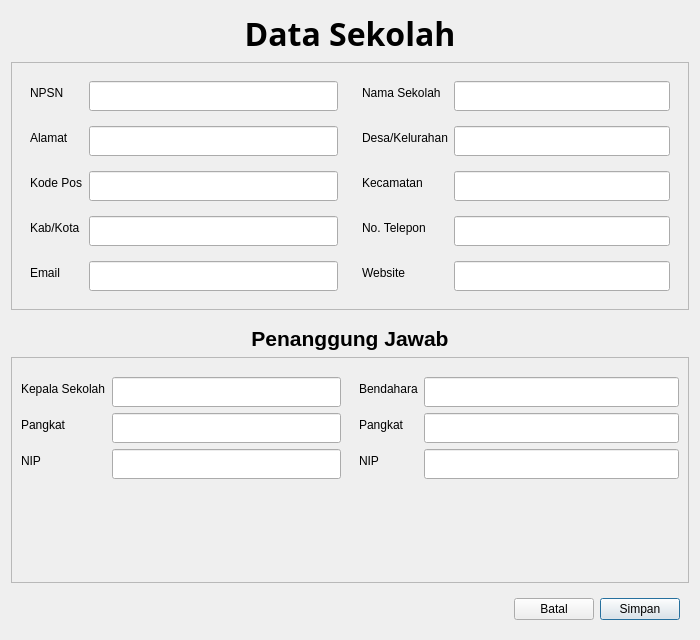
<?xml version="1.0" encoding="UTF-8"?>
<ui version="4.0">
 <class>DialogSekolah</class>
 <widget class="QDialog" name="DialogSekolah">
  <property name="geometry">
   <rect>
    <x>0</x>
    <y>0</y>
    <width>700</width>
    <height>640</height>
   </rect>
  </property>
  <property name="minimumSize">
   <size>
    <width>650</width>
    <height>600</height>
   </size>
  </property>
  <property name="maximumSize">
   <size>
    <width>700</width>
    <height>640</height>
   </size>
  </property>
  <property name="windowTitle">
   <string>Data Sekolah</string>
  </property>
  <layout class="QVBoxLayout" name="verticalLayout">
   <item>
    <widget class="QLabel" name="label">
     <property name="font">
      <font>
       <family>Arial Black</family>
       <pointsize>24</pointsize>
       <bold>true</bold>
      </font>
     </property>
     <property name="text">
      <string>Data Sekolah</string>
     </property>
     <property name="alignment">
      <set>Qt::AlignmentFlag::AlignCenter</set>
     </property>
    </widget>
   </item>
   <item>
    <widget class="QFrame" name="frame">
     <property name="sizePolicy">
      <sizepolicy hsizetype="Preferred" vsizetype="Preferred">
       <horstretch>0</horstretch>
       <verstretch>1</verstretch>
      </sizepolicy>
     </property>
     <property name="frameShape">
      <enum>QFrame::Shape::StyledPanel</enum>
     </property>
     <property name="frameShadow">
      <enum>QFrame::Shadow::Raised</enum>
     </property>
     <layout class="QHBoxLayout" name="horizontalLayout">
      <item>
       <widget class="QFrame" name="frame_3">
        <property name="frameShape">
         <enum>QFrame::Shape::NoFrame</enum>
        </property>
        <property name="frameShadow">
         <enum>QFrame::Shadow::Raised</enum>
        </property>
        <layout class="QFormLayout" name="formLayout_2">
         <property name="fieldGrowthPolicy">
          <enum>QFormLayout::FieldGrowthPolicy::AllNonFixedFieldsGrow</enum>
         </property>
         <property name="rowWrapPolicy">
          <enum>QFormLayout::RowWrapPolicy::WrapLongRows</enum>
         </property>
         <property name="verticalSpacing">
          <number>15</number>
         </property>
         <item row="0" column="0">
          <widget class="QLabel" name="label_3">
           <property name="text">
            <string>NPSN</string>
           </property>
          </widget>
         </item>
         <item row="0" column="1">
          <widget class="QLineEdit" name="_npsn">
           <property name="minimumSize">
            <size>
             <width>0</width>
             <height>30</height>
            </size>
           </property>
          </widget>
         </item>
         <item row="1" column="0">
          <widget class="QLabel" name="label_5">
           <property name="text">
            <string>Alamat</string>
           </property>
          </widget>
         </item>
         <item row="1" column="1">
          <widget class="QLineEdit" name="_alamat">
           <property name="minimumSize">
            <size>
             <width>0</width>
             <height>30</height>
            </size>
           </property>
          </widget>
         </item>
         <item row="2" column="0">
          <widget class="QLabel" name="label_6">
           <property name="text">
            <string>Kode Pos</string>
           </property>
          </widget>
         </item>
         <item row="2" column="1">
          <widget class="QLineEdit" name="_kode_pos">
           <property name="minimumSize">
            <size>
             <width>0</width>
             <height>30</height>
            </size>
           </property>
          </widget>
         </item>
         <item row="3" column="0">
          <widget class="QLabel" name="label_10">
           <property name="text">
            <string>Kab/Kota</string>
           </property>
          </widget>
         </item>
         <item row="3" column="1">
          <widget class="QLineEdit" name="_kabupaten">
           <property name="minimumSize">
            <size>
             <width>0</width>
             <height>30</height>
            </size>
           </property>
          </widget>
         </item>
         <item row="4" column="0">
          <widget class="QLabel" name="label_11">
           <property name="text">
            <string>Email</string>
           </property>
          </widget>
         </item>
         <item row="4" column="1">
          <widget class="QLineEdit" name="_email">
           <property name="minimumSize">
            <size>
             <width>0</width>
             <height>30</height>
            </size>
           </property>
          </widget>
         </item>
        </layout>
       </widget>
      </item>
      <item>
       <widget class="QFrame" name="frame_8">
        <property name="frameShape">
         <enum>QFrame::Shape::NoFrame</enum>
        </property>
        <property name="frameShadow">
         <enum>QFrame::Shadow::Raised</enum>
        </property>
        <layout class="QFormLayout" name="formLayout_5">
         <property name="fieldGrowthPolicy">
          <enum>QFormLayout::FieldGrowthPolicy::AllNonFixedFieldsGrow</enum>
         </property>
         <property name="rowWrapPolicy">
          <enum>QFormLayout::RowWrapPolicy::WrapLongRows</enum>
         </property>
         <property name="verticalSpacing">
          <number>15</number>
         </property>
         <item row="0" column="0">
          <widget class="QLabel" name="label_4">
           <property name="text">
            <string>Nama Sekolah</string>
           </property>
          </widget>
         </item>
         <item row="0" column="1">
          <widget class="QLineEdit" name="_nama_sekolah">
           <property name="minimumSize">
            <size>
             <width>0</width>
             <height>30</height>
            </size>
           </property>
          </widget>
         </item>
         <item row="1" column="0">
          <widget class="QLabel" name="label_7">
           <property name="text">
            <string>Desa/Kelurahan</string>
           </property>
          </widget>
         </item>
         <item row="1" column="1">
          <widget class="QLineEdit" name="_desa">
           <property name="minimumSize">
            <size>
             <width>0</width>
             <height>30</height>
            </size>
           </property>
          </widget>
         </item>
         <item row="2" column="0">
          <widget class="QLabel" name="label_8">
           <property name="text">
            <string>Kecamatan</string>
           </property>
          </widget>
         </item>
         <item row="2" column="1">
          <widget class="QLineEdit" name="_kecamatan">
           <property name="minimumSize">
            <size>
             <width>0</width>
             <height>30</height>
            </size>
           </property>
          </widget>
         </item>
         <item row="3" column="0">
          <widget class="QLabel" name="label_21">
           <property name="text">
            <string>No. Telepon</string>
           </property>
          </widget>
         </item>
         <item row="3" column="1">
          <widget class="QLineEdit" name="_telp">
           <property name="minimumSize">
            <size>
             <width>0</width>
             <height>30</height>
            </size>
           </property>
          </widget>
         </item>
         <item row="4" column="0">
          <widget class="QLabel" name="label_22">
           <property name="text">
            <string>Website</string>
           </property>
          </widget>
         </item>
         <item row="4" column="1">
          <widget class="QLineEdit" name="_website">
           <property name="minimumSize">
            <size>
             <width>0</width>
             <height>30</height>
            </size>
           </property>
          </widget>
         </item>
        </layout>
       </widget>
      </item>
     </layout>
    </widget>
   </item>
   <item>
    <widget class="QLabel" name="label_12">
     <property name="font">
      <font>
       <family>Arial</family>
       <pointsize>16</pointsize>
       <bold>true</bold>
      </font>
     </property>
     <property name="styleSheet">
      <string notr="true">margin-top: 10px;</string>
     </property>
     <property name="text">
      <string>Penanggung Jawab</string>
     </property>
     <property name="alignment">
      <set>Qt::AlignmentFlag::AlignCenter</set>
     </property>
    </widget>
   </item>
   <item>
    <widget class="QFrame" name="frame_4">
     <property name="sizePolicy">
      <sizepolicy hsizetype="Preferred" vsizetype="Preferred">
       <horstretch>0</horstretch>
       <verstretch>1</verstretch>
      </sizepolicy>
     </property>
     <property name="frameShape">
      <enum>QFrame::Shape::StyledPanel</enum>
     </property>
     <property name="frameShadow">
      <enum>QFrame::Shadow::Raised</enum>
     </property>
     <layout class="QHBoxLayout" name="horizontalLayout_2">
      <property name="spacing">
       <number>0</number>
      </property>
      <property name="leftMargin">
       <number>0</number>
      </property>
      <property name="topMargin">
       <number>10</number>
      </property>
      <property name="rightMargin">
       <number>0</number>
      </property>
      <property name="bottomMargin">
       <number>0</number>
      </property>
      <item>
       <widget class="QFrame" name="frame_5">
        <property name="frameShape">
         <enum>QFrame::Shape::NoFrame</enum>
        </property>
        <property name="frameShadow">
         <enum>QFrame::Shadow::Plain</enum>
        </property>
        <layout class="QFormLayout" name="formLayout_3">
         <property name="fieldGrowthPolicy">
          <enum>QFormLayout::FieldGrowthPolicy::ExpandingFieldsGrow</enum>
         </property>
         <item row="0" column="0">
          <widget class="QLabel" name="label_13">
           <property name="text">
            <string>Kepala Sekolah</string>
           </property>
          </widget>
         </item>
         <item row="0" column="1">
          <widget class="QLineEdit" name="_ks">
           <property name="minimumSize">
            <size>
             <width>0</width>
             <height>30</height>
            </size>
           </property>
          </widget>
         </item>
         <item row="1" column="0">
          <widget class="QLabel" name="label_15">
           <property name="text">
            <string>Pangkat</string>
           </property>
          </widget>
         </item>
         <item row="1" column="1">
          <widget class="QLineEdit" name="_pangkat_ks">
           <property name="minimumSize">
            <size>
             <width>0</width>
             <height>30</height>
            </size>
           </property>
          </widget>
         </item>
         <item row="2" column="0">
          <widget class="QLabel" name="label_16">
           <property name="text">
            <string>NIP</string>
           </property>
          </widget>
         </item>
         <item row="2" column="1">
          <widget class="QLineEdit" name="_nip_ks">
           <property name="minimumSize">
            <size>
             <width>0</width>
             <height>30</height>
            </size>
           </property>
          </widget>
         </item>
        </layout>
       </widget>
      </item>
      <item>
       <widget class="QFrame" name="frame_6">
        <property name="frameShape">
         <enum>QFrame::Shape::NoFrame</enum>
        </property>
        <property name="frameShadow">
         <enum>QFrame::Shadow::Plain</enum>
        </property>
        <layout class="QFormLayout" name="formLayout_4">
         <property name="fieldGrowthPolicy">
          <enum>QFormLayout::FieldGrowthPolicy::ExpandingFieldsGrow</enum>
         </property>
         <property name="verticalSpacing">
          <number>-1</number>
         </property>
         <item row="0" column="0">
          <widget class="QLabel" name="label_20">
           <property name="text">
            <string>Bendahara</string>
           </property>
          </widget>
         </item>
         <item row="0" column="1">
          <widget class="QLineEdit" name="_bendahara">
           <property name="minimumSize">
            <size>
             <width>0</width>
             <height>30</height>
            </size>
           </property>
          </widget>
         </item>
         <item row="1" column="0">
          <widget class="QLabel" name="label_19">
           <property name="text">
            <string>Pangkat</string>
           </property>
          </widget>
         </item>
         <item row="1" column="1">
          <widget class="QLineEdit" name="_pangkat_bendahara">
           <property name="minimumSize">
            <size>
             <width>0</width>
             <height>30</height>
            </size>
           </property>
          </widget>
         </item>
         <item row="2" column="0">
          <widget class="QLabel" name="label_17">
           <property name="text">
            <string>NIP</string>
           </property>
          </widget>
         </item>
         <item row="2" column="1">
          <widget class="QLineEdit" name="_nip_bendahara">
           <property name="minimumSize">
            <size>
             <width>0</width>
             <height>30</height>
            </size>
           </property>
          </widget>
         </item>
        </layout>
       </widget>
      </item>
     </layout>
    </widget>
   </item>
   <item>
    <widget class="QFrame" name="frame_7">
     <property name="frameShape">
      <enum>QFrame::Shape::NoFrame</enum>
     </property>
     <property name="frameShadow">
      <enum>QFrame::Shadow::Plain</enum>
     </property>
     <layout class="QHBoxLayout" name="horizontalLayout_3">
      <item>
       <spacer name="horizontalSpacer">
        <property name="orientation">
         <enum>Qt::Orientation::Horizontal</enum>
        </property>
        <property name="sizeHint" stdset="0">
         <size>
          <width>484</width>
          <height>20</height>
         </size>
        </property>
       </spacer>
      </item>
      <item>
       <widget class="QPushButton" name="pb_cancel">
        <property name="text">
         <string>Batal</string>
        </property>
        <property name="autoDefault">
         <bool>false</bool>
        </property>
       </widget>
      </item>
      <item>
       <widget class="QPushButton" name="pb_simpan">
        <property name="text">
         <string>Simpan</string>
        </property>
        <property name="default">
         <bool>true</bool>
        </property>
       </widget>
      </item>
     </layout>
    </widget>
   </item>
  </layout>
 </widget>
 <tabstops>
  <tabstop>_npsn</tabstop>
  <tabstop>_nama_sekolah</tabstop>
  <tabstop>_alamat</tabstop>
  <tabstop>_desa</tabstop>
  <tabstop>_kode_pos</tabstop>
  <tabstop>_kecamatan</tabstop>
  <tabstop>_kabupaten</tabstop>
  <tabstop>_telp</tabstop>
  <tabstop>_email</tabstop>
  <tabstop>_website</tabstop>
  <tabstop>_ks</tabstop>
  <tabstop>_pangkat_ks</tabstop>
  <tabstop>_nip_ks</tabstop>
  <tabstop>_bendahara</tabstop>
  <tabstop>_pangkat_bendahara</tabstop>
  <tabstop>_nip_bendahara</tabstop>
  <tabstop>pb_cancel</tabstop>
  <tabstop>pb_simpan</tabstop>
 </tabstops>
 <resources/>
 <connections/>
</ui>
